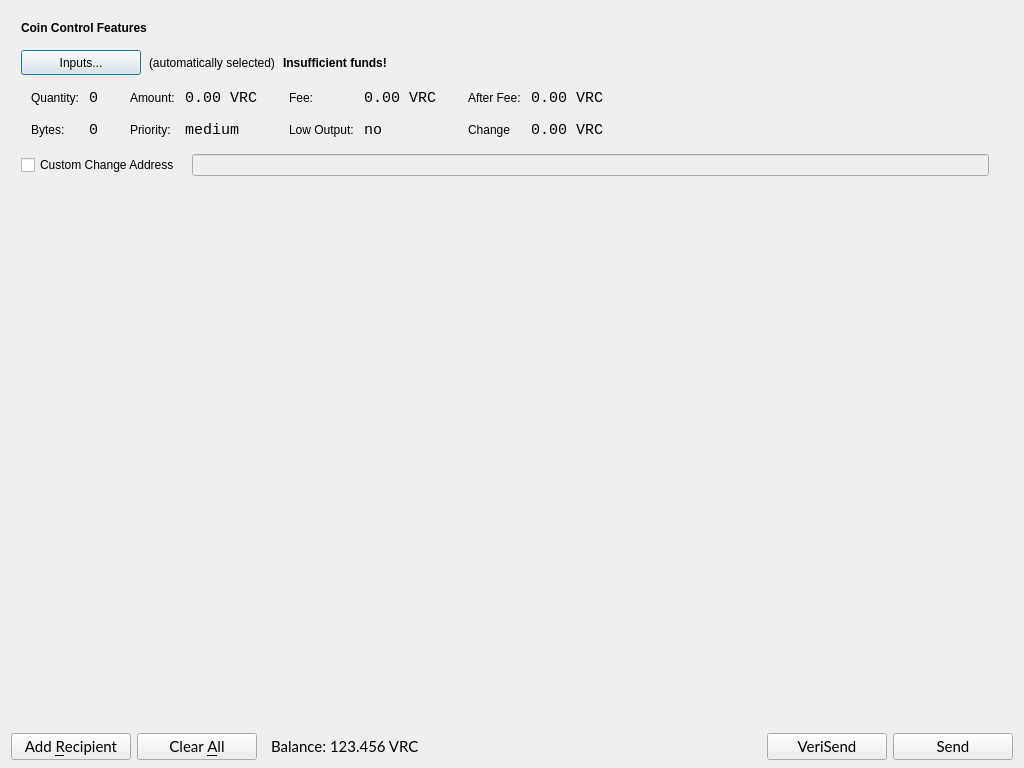
<?xml version="1.0" encoding="UTF-8"?>
<ui version="4.0">
 <class>SendCoinsDialog</class>
 <widget class="QDialog" name="SendCoinsDialog">
  <property name="geometry">
   <rect>
    <x>0</x>
    <y>0</y>
    <width>1024</width>
    <height>768</height>
   </rect>
  </property>
  <property name="windowTitle">
   <string>Send Coins</string>
  </property>
  <layout class="QVBoxLayout" name="verticalLayout" stretch="0,1,0">
   <property name="bottomMargin">
    <number>8</number>
   </property>
   <item>
    <widget class="QFrame" name="frameCoinControl">
     <property name="sizePolicy">
      <sizepolicy hsizetype="Expanding" vsizetype="Expanding">
       <horstretch>0</horstretch>
       <verstretch>0</verstretch>
      </sizepolicy>
     </property>
     <property name="maximumSize">
      <size>
       <width>16777215</width>
       <height>16777215</height>
      </size>
     </property>
     <property name="frameShape">
      <enum>QFrame::NoFrame</enum>
     </property>
     <property name="frameShadow">
      <enum>QFrame::Sunken</enum>
     </property>
     <layout class="QVBoxLayout" name="verticalLayoutCoinControl2">
      <property name="spacing">
       <number>6</number>
      </property>
      <property name="leftMargin">
       <number>0</number>
      </property>
      <property name="topMargin">
       <number>0</number>
      </property>
      <property name="rightMargin">
       <number>0</number>
      </property>
      <property name="bottomMargin">
       <number>6</number>
      </property>
      <item>
       <layout class="QVBoxLayout" name="verticalLayoutCoinControl" stretch="0,0,0,0,1">
        <property name="spacing">
         <number>0</number>
        </property>
        <property name="leftMargin">
         <number>10</number>
        </property>
        <property name="topMargin">
         <number>10</number>
        </property>
        <item>
         <layout class="QHBoxLayout" name="horizontalLayoutCoinControl1">
          <property name="bottomMargin">
           <number>15</number>
          </property>
          <item>
           <widget class="QLabel" name="labelCoinControlFeatures">
            <property name="sizePolicy">
             <sizepolicy hsizetype="Preferred" vsizetype="Maximum">
              <horstretch>0</horstretch>
              <verstretch>0</verstretch>
             </sizepolicy>
            </property>
            <property name="font">
             <font>
              <weight>75</weight>
              <bold>true</bold>
             </font>
            </property>
            <property name="text">
             <string>Coin Control Features</string>
            </property>
           </widget>
          </item>
         </layout>
        </item>
        <item>
         <layout class="QHBoxLayout" name="horizontalLayoutCoinControl2" stretch="0,0,0,0">
          <property name="spacing">
           <number>8</number>
          </property>
          <property name="bottomMargin">
           <number>10</number>
          </property>
          <item>
           <widget class="QPushButton" name="pushButtonCoinControl">
            <property name="minimumSize">
             <size>
              <width>120</width>
              <height>25</height>
             </size>
            </property>
            <property name="text">
             <string>Inputs...</string>
            </property>
           </widget>
          </item>
          <item>
           <widget class="QLabel" name="labelCoinControlAutomaticallySelected">
            <property name="text">
             <string>(automatically selected)</string>
            </property>
            <property name="margin">
             <number>5</number>
            </property>
           </widget>
          </item>
          <item>
           <widget class="QLabel" name="labelCoinControlInsuffFunds">
            <property name="font">
             <font>
              <weight>75</weight>
              <bold>true</bold>
             </font>
            </property>
            <property name="text">
             <string>Insufficient funds!</string>
            </property>
            <property name="margin">
             <number>5</number>
            </property>
           </widget>
          </item>
          <item>
           <spacer name="horizontalSpacerCoinControl">
            <property name="orientation">
             <enum>Qt::Horizontal</enum>
            </property>
            <property name="sizeHint" stdset="0">
             <size>
              <width>40</width>
              <height>1</height>
             </size>
            </property>
           </spacer>
          </item>
         </layout>
        </item>
        <item>
         <widget class="QWidget" name="widgetCoinControl" native="true">
          <property name="sizePolicy">
           <sizepolicy hsizetype="Preferred" vsizetype="Preferred">
            <horstretch>0</horstretch>
            <verstretch>0</verstretch>
           </sizepolicy>
          </property>
          <property name="minimumSize">
           <size>
            <width>0</width>
            <height>0</height>
           </size>
          </property>
          <layout class="QHBoxLayout" name="horizontalLayoutCoinControl5">
           <property name="leftMargin">
            <number>0</number>
           </property>
           <property name="topMargin">
            <number>0</number>
           </property>
           <property name="rightMargin">
            <number>0</number>
           </property>
           <property name="bottomMargin">
            <number>0</number>
           </property>
           <item>
            <layout class="QHBoxLayout" name="horizontalLayoutCoinControl3" stretch="0,0,0,1">
             <property name="spacing">
              <number>20</number>
             </property>
             <property name="topMargin">
              <number>0</number>
             </property>
             <property name="bottomMargin">
              <number>10</number>
             </property>
             <item>
              <layout class="QFormLayout" name="formLayoutCoinControl1">
               <property name="horizontalSpacing">
                <number>10</number>
               </property>
               <property name="verticalSpacing">
                <number>14</number>
               </property>
               <property name="leftMargin">
                <number>10</number>
               </property>
               <property name="topMargin">
                <number>4</number>
               </property>
               <property name="rightMargin">
                <number>6</number>
               </property>
               <item row="0" column="0">
                <widget class="QLabel" name="labelCoinControlQuantityText">
                 <property name="text">
                  <string>Quantity:</string>
                 </property>
                 <property name="margin">
                  <number>0</number>
                 </property>
                </widget>
               </item>
               <item row="0" column="1">
                <widget class="QLabel" name="labelCoinControlQuantity">
                 <property name="font">
                  <font>
                   <family>Monospace</family>
                   <pointsize>11</pointsize>
                  </font>
                 </property>
                 <property name="cursor">
                  <cursorShape>IBeamCursor</cursorShape>
                 </property>
                 <property name="contextMenuPolicy">
                  <enum>Qt::ActionsContextMenu</enum>
                 </property>
                 <property name="text">
                  <string>0</string>
                 </property>
                 <property name="margin">
                  <number>0</number>
                 </property>
                 <property name="textInteractionFlags">
                  <set>Qt::LinksAccessibleByMouse|Qt::TextSelectableByKeyboard|Qt::TextSelectableByMouse</set>
                 </property>
                </widget>
               </item>
               <item row="1" column="0">
                <widget class="QLabel" name="labelCoinControlBytesText">
                 <property name="text">
                  <string>Bytes:</string>
                 </property>
                </widget>
               </item>
               <item row="1" column="1">
                <widget class="QLabel" name="labelCoinControlBytes">
                 <property name="font">
                  <font>
                   <family>Monospace</family>
                   <pointsize>11</pointsize>
                  </font>
                 </property>
                 <property name="cursor">
                  <cursorShape>IBeamCursor</cursorShape>
                 </property>
                 <property name="contextMenuPolicy">
                  <enum>Qt::ActionsContextMenu</enum>
                 </property>
                 <property name="text">
                  <string>0</string>
                 </property>
                 <property name="textInteractionFlags">
                  <set>Qt::LinksAccessibleByMouse|Qt::TextSelectableByKeyboard|Qt::TextSelectableByMouse</set>
                 </property>
                </widget>
               </item>
              </layout>
             </item>
             <item>
              <layout class="QFormLayout" name="formLayoutCoinControl2">
               <property name="horizontalSpacing">
                <number>10</number>
               </property>
               <property name="verticalSpacing">
                <number>14</number>
               </property>
               <property name="leftMargin">
                <number>6</number>
               </property>
               <property name="topMargin">
                <number>4</number>
               </property>
               <property name="rightMargin">
                <number>6</number>
               </property>
               <item row="0" column="0">
                <widget class="QLabel" name="labelCoinControlAmountText">
                 <property name="text">
                  <string>Amount:</string>
                 </property>
                 <property name="margin">
                  <number>0</number>
                 </property>
                </widget>
               </item>
               <item row="0" column="1">
                <widget class="QLabel" name="labelCoinControlAmount">
                 <property name="font">
                  <font>
                   <family>Monospace</family>
                   <pointsize>11</pointsize>
                  </font>
                 </property>
                 <property name="cursor">
                  <cursorShape>IBeamCursor</cursorShape>
                 </property>
                 <property name="contextMenuPolicy">
                  <enum>Qt::ActionsContextMenu</enum>
                 </property>
                 <property name="text">
                  <string>0.00 VRC</string>
                 </property>
                 <property name="textInteractionFlags">
                  <set>Qt::LinksAccessibleByMouse|Qt::TextSelectableByKeyboard|Qt::TextSelectableByMouse</set>
                 </property>
                </widget>
               </item>
               <item row="1" column="0">
                <widget class="QLabel" name="labelCoinControlPriorityText">
                 <property name="text">
                  <string>Priority:</string>
                 </property>
                </widget>
               </item>
               <item row="1" column="1">
                <widget class="QLabel" name="labelCoinControlPriority">
                 <property name="font">
                  <font>
                   <family>Monospace</family>
                   <pointsize>11</pointsize>
                  </font>
                 </property>
                 <property name="cursor">
                  <cursorShape>IBeamCursor</cursorShape>
                 </property>
                 <property name="contextMenuPolicy">
                  <enum>Qt::ActionsContextMenu</enum>
                 </property>
                 <property name="text">
                  <string>medium</string>
                 </property>
                 <property name="textInteractionFlags">
                  <set>Qt::LinksAccessibleByMouse|Qt::TextSelectableByKeyboard|Qt::TextSelectableByMouse</set>
                 </property>
                </widget>
               </item>
              </layout>
             </item>
             <item>
              <layout class="QFormLayout" name="formLayoutCoinControl3">
               <property name="horizontalSpacing">
                <number>10</number>
               </property>
               <property name="verticalSpacing">
                <number>14</number>
               </property>
               <property name="leftMargin">
                <number>6</number>
               </property>
               <property name="topMargin">
                <number>4</number>
               </property>
               <property name="rightMargin">
                <number>6</number>
               </property>
               <item row="0" column="0">
                <widget class="QLabel" name="labelCoinControlFeeText">
                 <property name="text">
                  <string>Fee:</string>
                 </property>
                 <property name="margin">
                  <number>0</number>
                 </property>
                </widget>
               </item>
               <item row="0" column="1">
                <widget class="QLabel" name="labelCoinControlFee">
                 <property name="font">
                  <font>
                   <family>Monospace</family>
                   <pointsize>11</pointsize>
                  </font>
                 </property>
                 <property name="cursor">
                  <cursorShape>IBeamCursor</cursorShape>
                 </property>
                 <property name="contextMenuPolicy">
                  <enum>Qt::ActionsContextMenu</enum>
                 </property>
                 <property name="text">
                  <string>0.00 VRC</string>
                 </property>
                 <property name="textInteractionFlags">
                  <set>Qt::LinksAccessibleByMouse|Qt::TextSelectableByKeyboard|Qt::TextSelectableByMouse</set>
                 </property>
                </widget>
               </item>
               <item row="1" column="0">
                <widget class="QLabel" name="labelCoinControlLowOutputText">
                 <property name="text">
                  <string>Low Output:</string>
                 </property>
                </widget>
               </item>
               <item row="1" column="1">
                <widget class="QLabel" name="labelCoinControlLowOutput">
                 <property name="font">
                  <font>
                   <family>Monospace</family>
                   <pointsize>11</pointsize>
                  </font>
                 </property>
                 <property name="cursor">
                  <cursorShape>IBeamCursor</cursorShape>
                 </property>
                 <property name="contextMenuPolicy">
                  <enum>Qt::ActionsContextMenu</enum>
                 </property>
                 <property name="text">
                  <string>no</string>
                 </property>
                 <property name="textInteractionFlags">
                  <set>Qt::LinksAccessibleByMouse|Qt::TextSelectableByKeyboard|Qt::TextSelectableByMouse</set>
                 </property>
                </widget>
               </item>
              </layout>
             </item>
             <item>
              <layout class="QFormLayout" name="formLayoutCoinControl4">
               <property name="horizontalSpacing">
                <number>10</number>
               </property>
               <property name="verticalSpacing">
                <number>14</number>
               </property>
               <property name="leftMargin">
                <number>6</number>
               </property>
               <property name="topMargin">
                <number>4</number>
               </property>
               <property name="rightMargin">
                <number>6</number>
               </property>
               <item row="0" column="0">
                <widget class="QLabel" name="labelCoinControlAfterFeeText">
                 <property name="text">
                  <string>After Fee:</string>
                 </property>
                 <property name="margin">
                  <number>0</number>
                 </property>
                </widget>
               </item>
               <item row="0" column="1">
                <widget class="QLabel" name="labelCoinControlAfterFee">
                 <property name="font">
                  <font>
                   <family>Monospace</family>
                   <pointsize>11</pointsize>
                  </font>
                 </property>
                 <property name="cursor">
                  <cursorShape>IBeamCursor</cursorShape>
                 </property>
                 <property name="contextMenuPolicy">
                  <enum>Qt::ActionsContextMenu</enum>
                 </property>
                 <property name="text">
                  <string>0.00 VRC</string>
                 </property>
                 <property name="textInteractionFlags">
                  <set>Qt::LinksAccessibleByMouse|Qt::TextSelectableByKeyboard|Qt::TextSelectableByMouse</set>
                 </property>
                </widget>
               </item>
               <item row="1" column="0">
                <widget class="QLabel" name="labelCoinControlChangeText">
                 <property name="text">
                  <string>Change</string>
                 </property>
                </widget>
               </item>
               <item row="1" column="1">
                <widget class="QLabel" name="labelCoinControlChange">
                 <property name="font">
                  <font>
                   <family>Monospace</family>
                   <pointsize>11</pointsize>
                  </font>
                 </property>
                 <property name="cursor">
                  <cursorShape>IBeamCursor</cursorShape>
                 </property>
                 <property name="contextMenuPolicy">
                  <enum>Qt::ActionsContextMenu</enum>
                 </property>
                 <property name="text">
                  <string>0.00 VRC</string>
                 </property>
                 <property name="textInteractionFlags">
                  <set>Qt::LinksAccessibleByMouse|Qt::TextSelectableByKeyboard|Qt::TextSelectableByMouse</set>
                 </property>
                </widget>
               </item>
              </layout>
             </item>
            </layout>
           </item>
          </layout>
         </widget>
        </item>
        <item>
         <layout class="QHBoxLayout" name="horizontalLayoutCoinControl4" stretch="0,0,0">
          <property name="spacing">
           <number>12</number>
          </property>
          <property name="sizeConstraint">
           <enum>QLayout::SetDefaultConstraint</enum>
          </property>
          <property name="topMargin">
           <number>5</number>
          </property>
          <property name="rightMargin">
           <number>5</number>
          </property>
          <item>
           <widget class="QCheckBox" name="checkBoxCoinControlChange">
            <property name="text">
             <string>Custom Change Address</string>
            </property>
           </widget>
          </item>
          <item>
           <widget class="QLineEdit" name="lineEditCoinControlChange">
            <property name="enabled">
             <bool>false</bool>
            </property>
            <property name="sizePolicy">
             <sizepolicy hsizetype="Expanding" vsizetype="Fixed">
              <horstretch>0</horstretch>
              <verstretch>0</verstretch>
             </sizepolicy>
            </property>
           </widget>
          </item>
          <item>
           <widget class="QLabel" name="labelCoinControlChangeLabel">
            <property name="sizePolicy">
             <sizepolicy hsizetype="Preferred" vsizetype="Expanding">
              <horstretch>0</horstretch>
              <verstretch>0</verstretch>
             </sizepolicy>
            </property>
            <property name="minimumSize">
             <size>
              <width>0</width>
              <height>0</height>
             </size>
            </property>
            <property name="text">
             <string/>
            </property>
            <property name="margin">
             <number>3</number>
            </property>
           </widget>
          </item>
         </layout>
        </item>
        <item>
         <spacer name="verticalSpacerCoinControl">
          <property name="orientation">
           <enum>Qt::Vertical</enum>
          </property>
          <property name="sizeHint" stdset="0">
           <size>
            <width>800</width>
            <height>1</height>
           </size>
          </property>
         </spacer>
        </item>
       </layout>
      </item>
     </layout>
    </widget>
   </item>
   <item>
    <widget class="QScrollArea" name="scrollArea">
     <property name="frameShape">
      <enum>QFrame::NoFrame</enum>
     </property>
     <property name="widgetResizable">
      <bool>true</bool>
     </property>
     <widget class="QWidget" name="scrollAreaWidgetContents">
      <property name="geometry">
       <rect>
        <x>0</x>
        <y>0</y>
        <width>1006</width>
        <height>522</height>
       </rect>
      </property>
      <layout class="QVBoxLayout" name="verticalLayout_2">
       <property name="leftMargin">
        <number>0</number>
       </property>
       <property name="topMargin">
        <number>0</number>
       </property>
       <property name="rightMargin">
        <number>0</number>
       </property>
       <property name="bottomMargin">
        <number>0</number>
       </property>
       <item>
        <layout class="QVBoxLayout" name="entries">
         <property name="spacing">
          <number>0</number>
         </property>
        </layout>
       </item>
      </layout>
     </widget>
    </widget>
   </item>
   <item>
    <layout class="QHBoxLayout" name="horizontalLayout">
     <item>
      <widget class="QPushButton" name="addButton">
       <property name="minimumSize">
        <size>
         <width>120</width>
         <height>25</height>
        </size>
       </property>
       <property name="font">
        <font>
         <family>Lato</family>
         <pointsize>11</pointsize>
        </font>
       </property>
       <property name="toolTip">
        <string>Send to multiple recipients at once</string>
       </property>
       <property name="text">
        <string>Add &amp;Recipient</string>
       </property>
       <property name="icon">
        <iconset resource="../bitcoin.qrc">
         <normaloff>:/icons/add</normaloff>:/icons/add</iconset>
       </property>
       <property name="iconSize">
        <size>
         <width>12</width>
         <height>12</height>
        </size>
       </property>
       <property name="autoDefault">
        <bool>false</bool>
       </property>
      </widget>
     </item>
     <item>
      <widget class="QPushButton" name="clearButton">
       <property name="sizePolicy">
        <sizepolicy hsizetype="Minimum" vsizetype="Fixed">
         <horstretch>0</horstretch>
         <verstretch>0</verstretch>
        </sizepolicy>
       </property>
       <property name="minimumSize">
        <size>
         <width>120</width>
         <height>25</height>
        </size>
       </property>
       <property name="font">
        <font>
         <family>Lato</family>
         <pointsize>11</pointsize>
        </font>
       </property>
       <property name="toolTip">
        <string>Remove all transaction fields</string>
       </property>
       <property name="text">
        <string>Clear &amp;All</string>
       </property>
       <property name="icon">
        <iconset resource="../bitcoin.qrc">
         <normaloff>:/icons/remove</normaloff>:/icons/remove</iconset>
       </property>
       <property name="iconSize">
        <size>
         <width>12</width>
         <height>12</height>
        </size>
       </property>
       <property name="autoRepeatDelay">
        <number>300</number>
       </property>
       <property name="autoDefault">
        <bool>false</bool>
       </property>
      </widget>
     </item>
     <item>
      <layout class="QHBoxLayout" name="horizontalLayout_2">
       <property name="spacing">
        <number>3</number>
       </property>
       <item>
        <widget class="QLabel" name="label">
         <property name="sizePolicy">
          <sizepolicy hsizetype="Preferred" vsizetype="Fixed">
           <horstretch>0</horstretch>
           <verstretch>0</verstretch>
          </sizepolicy>
         </property>
         <property name="font">
          <font>
           <family>Lato</family>
           <pointsize>11</pointsize>
          </font>
         </property>
         <property name="text">
          <string>Balance:</string>
         </property>
         <property name="indent">
          <number>8</number>
         </property>
        </widget>
       </item>
       <item>
        <widget class="QLabel" name="labelBalance">
         <property name="sizePolicy">
          <sizepolicy hsizetype="Preferred" vsizetype="Fixed">
           <horstretch>0</horstretch>
           <verstretch>0</verstretch>
          </sizepolicy>
         </property>
         <property name="font">
          <font>
           <family>Lato</family>
           <pointsize>11</pointsize>
          </font>
         </property>
         <property name="cursor">
          <cursorShape>IBeamCursor</cursorShape>
         </property>
         <property name="text">
          <string>123.456 VRC</string>
         </property>
         <property name="textInteractionFlags">
          <set>Qt::LinksAccessibleByMouse|Qt::TextSelectableByKeyboard|Qt::TextSelectableByMouse</set>
         </property>
        </widget>
       </item>
      </layout>
     </item>
     <item>
      <spacer name="horizontalSpacer">
       <property name="orientation">
        <enum>Qt::Horizontal</enum>
       </property>
       <property name="sizeHint" stdset="0">
        <size>
         <width>40</width>
         <height>20</height>
        </size>
       </property>
      </spacer>
     </item>
     <item>
      <widget class="QPushButton" name="veriSendButton">
       <property name="minimumSize">
        <size>
         <width>120</width>
         <height>25</height>
        </size>
       </property>
       <property name="font">
        <font>
         <family>Lato</family>
         <pointsize>11</pointsize>
        </font>
       </property>
       <property name="toolTip">
        <string>Confirm the send action</string>
       </property>
       <property name="text">
        <string>VeriSend</string>
       </property>
       <property name="icon">
        <iconset resource="../bitcoin.qrc">
         <normaloff>:/icons/veriSend</normaloff>:/icons/veriSend</iconset>
       </property>
       <property name="iconSize">
        <size>
         <width>12</width>
         <height>12</height>
        </size>
       </property>
       <property name="autoDefault">
        <bool>false</bool>
       </property>
       <property name="default">
        <bool>false</bool>
       </property>
       <property name="flat">
        <bool>false</bool>
       </property>
      </widget>
     </item>
     <item>
      <widget class="QPushButton" name="sendButton">
       <property name="minimumSize">
        <size>
         <width>120</width>
         <height>25</height>
        </size>
       </property>
       <property name="font">
        <font>
         <family>Lato</family>
         <pointsize>11</pointsize>
        </font>
       </property>
       <property name="toolTip">
        <string>Confirm the send action</string>
       </property>
       <property name="text">
        <string>Send</string>
       </property>
       <property name="icon">
        <iconset resource="../bitcoin.qrc">
         <normaloff>:/icons/sendButton</normaloff>:/icons/sendButton</iconset>
       </property>
       <property name="iconSize">
        <size>
         <width>12</width>
         <height>12</height>
        </size>
       </property>
       <property name="autoDefault">
        <bool>false</bool>
       </property>
       <property name="default">
        <bool>false</bool>
       </property>
      </widget>
     </item>
    </layout>
   </item>
  </layout>
 </widget>
 <resources>
  <include location="../bitcoin.qrc"/>
 </resources>
 <connections/>
</ui>
